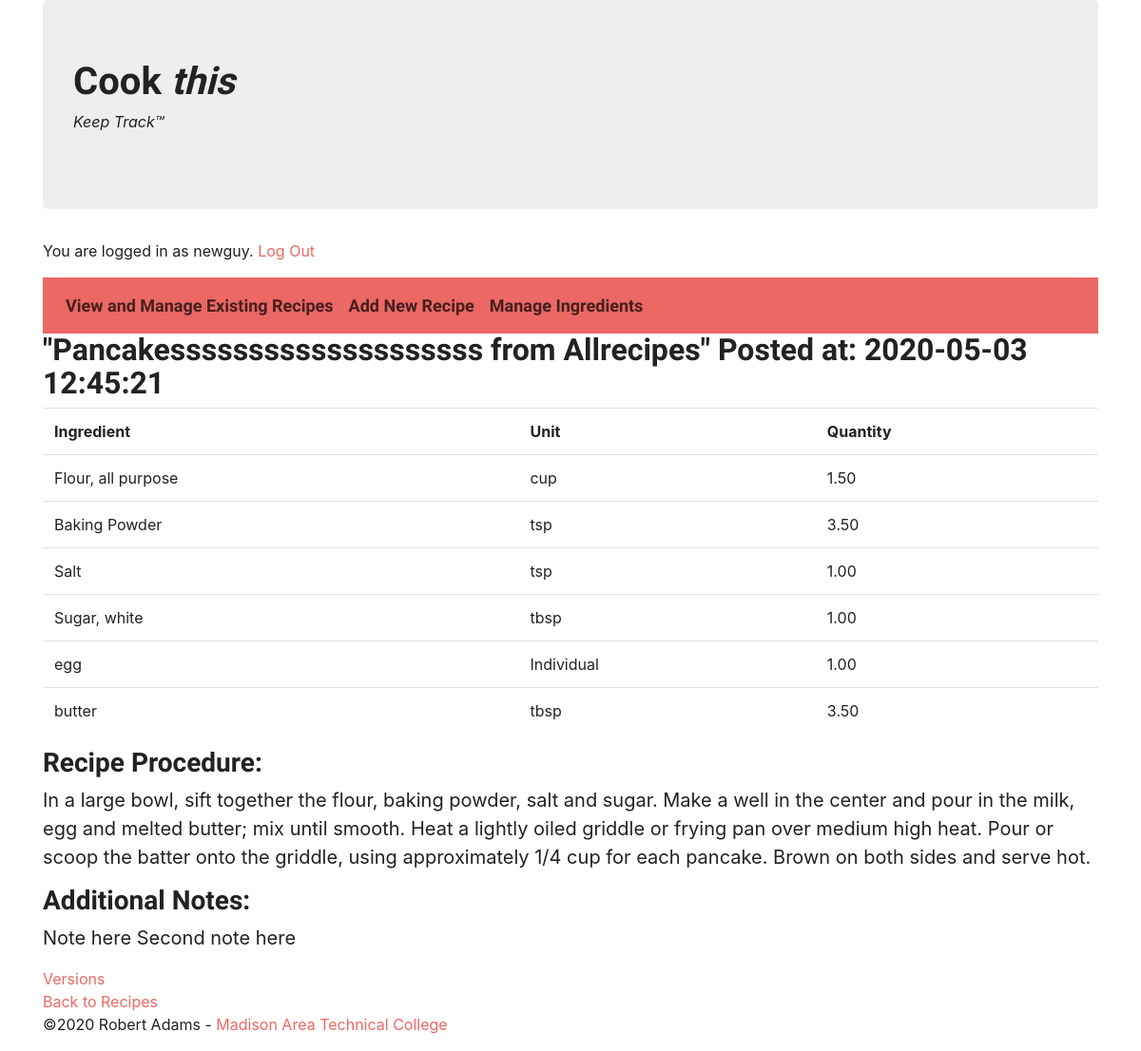
The app's page /viewRecipe.php?recipe_id=2&recipe_name=Pancakessssssssssssssssssss from Allrecipes&time_posted=2020-05-03 12:45:21 (signed in) with its own data.
### tables this page shows
CREATE TABLE `recipe_ingredients` (
  `recipe_ingredient_id` int(11) NOT NULL AUTO_INCREMENT,
  `ingredient_id` int(11) NOT NULL,
  `recipe_id` int(11) NOT NULL,
  `unit_id` int(11) NOT NULL,
  `ingredient_quantity` double(5,2) NOT NULL,
  PRIMARY KEY (`recipe_ingredient_id`,`ingredient_id`,`recipe_id`),
  KEY `recipe_ingredients_ingredients` (`ingredient_id`),
  KEY `recipe_ingredients_recipes` (`recipe_id`),
  KEY `recipe_ingredients_units` (`unit_id`),
  CONSTRAINT `recipe_ingredients_ingredients` FOREIGN KEY (`ingredient_id`) REFERENCES `ingredients` (`ingredient_id`) ON DELETE CASCADE,
  CONSTRAINT `recipe_ingredients_recipes` FOREIGN KEY (`recipe_id`) REFERENCES `recipes` (`recipe_id`) ON DELETE CASCADE,
  CONSTRAINT `recipe_ingredients_units` FOREIGN KEY (`unit_id`) REFERENCES `units` (`unit_id`)
);

CREATE TABLE `ingredients` (
  `ingredient_id` int(11) NOT NULL AUTO_INCREMENT,
  `user_id` int(11) NOT NULL,
  `ingredient_name` varchar(30) NOT NULL,
  PRIMARY KEY (`ingredient_id`),
  KEY `ingredients_users` (`user_id`),
  CONSTRAINT `ingredients_users` FOREIGN KEY (`user_id`) REFERENCES `users` (`user_id`)
);

CREATE TABLE `units` (
  `unit_id` int(11) NOT NULL AUTO_INCREMENT,
  `unit_name` varchar(20) NOT NULL,
  PRIMARY KEY (`unit_id`)
);

CREATE TABLE `recipes` (
  `recipe_id` int(11) NOT NULL AUTO_INCREMENT,
  `user_id` int(11) NOT NULL,
  `time_posted` datetime NOT NULL,
  `recipe_name` varchar(55) NOT NULL,
  `recipe_procedure` varchar(2500) NOT NULL,
  `notes` varchar(250) NOT NULL,
  PRIMARY KEY (`recipe_id`,`user_id`,`time_posted`),
  KEY `recipes_users` (`user_id`),
  CONSTRAINT `recipes_users` FOREIGN KEY (`user_id`) REFERENCES `users` (`user_id`)
);

### viewRecipe.php (the view)
<?php
    require_once('header.php');
    $user_id = $_SESSION['user_id'];
    $dbc = mysqli_connect(DB_HOST, DB_USER, DB_PASSWORD, DB_NAME)
                or die('Could not connect to db!');
    $recipe_id = $_GET['recipe_id'];
    $recipe_name = $_GET['recipe_name'];
    $time_posted = $_GET['time_posted'];
    $query = "SELECT i.ingredient_name, u.unit_name, ri.ingredient_quantity, r.time_posted "
            . "FROM ingredients as i "
            . "JOIN recipe_ingredients as ri ON i.ingredient_id = ri.ingredient_id "
            . "JOIN units as u ON u.unit_id = ri.unit_id "
            . "JOIN recipes as r ON r.recipe_id = ri.recipe_id "
            . "WHERE ri.ingredient_id = i.ingredient_id "
            . "AND ri.recipe_id = $recipe_id "
            . "AND r.user_id = $user_id";
    $result = mysqli_query($dbc, $query)
            or die('Could not query database');
    echo'<h2>"' . $recipe_name . '" Posted at: ' . $time_posted . '</h2>';
    echo'<table class="table table-hover"><tr><th>Ingredient</th><th>Unit</th><th>Quantity</th></tr>';
    while($row = mysqli_fetch_array($result))
    {
        $ingredient_name = $row['ingredient_name'];
        $unit_name = $row['unit_name'];
        $ingredient_quantity = $row['ingredient_quantity'];
        echo "<tr><td>$ingredient_name</td><td>$unit_name</td><td>$ingredient_quantity</td></tr>";
    }
    echo'</table>';
    $get_recipe_query = "SELECT recipe_procedure, notes "
        . "FROM recipes "
        . "WHERE recipe_id = " . $recipe_id;
    $recipe_results = mysqli_query($dbc, $get_recipe_query)
            or die('Could not get recipe info');
    while($row = mysqli_fetch_array($recipe_results))
    {
        echo'<h3>Recipe Procedure:</h3>';
        echo'<blockquote class="blockquote">' . $row['recipe_procedure'] . '</blockquote>';
        echo'<h3>Additional Notes:</h3>';
        echo'<blockquote class="blockquote">' . $row['notes'] . '</blockquote>';
    }
    echo'<a href="viewVersions.php?recipe_name=' . $recipe_name . '">Versions</a></br>';
    echo'<a href="recipes.php">Back to Recipes</a>';
    require_once('footer.php');
?>

### header.php (shortened to what this page needs)
<!DOCTYPE html>
<html lang="en">
    <head>
        <link href="https://stackpath.bootstrapcdn.com/bootswatch/4.4.1/journal/bootstrap.min.css" rel="stylesheet">
    </head>
    <div class="container">
    <body>
        <div class="jumbotron">
        <h1>Cook <em>this</em></h1>
        <p><em>Keep Track&trade;</em></p>
        </div>
<?php
    if (isset($_SESSION['user_id']) && isset($_COOKIE['user_id']))
    {
        echo'<p>You are logged in as ' . $_SESSION['username'] . '. <a href="logout.php">Log Out</a></p>';
        require_once('nav.php');
    }
?>

### nav.php
<nav class="navbar navbar-expand-lg navbar-light bg-primary">
    <div class="collapse navbar-collapse" id="navbarColor03">
    <ul class="navbar-nav mr-auto">
        <li class="nav-item">
        <a class="nav-link" href="recipes.php">View and Manage Existing Recipes</a>
        </li>
        <li class="nav-item">
        <a class="nav-link" href="addRecipe.php">Add New Recipe</a>
        </li>
        <li class="nav-item">
        <a class="nav-link" href="ingredients.php">Manage Ingredients</a>
        </li>
    </ul>
    </div>
</nav>

### footer.php
    </body>
    <footer>
        <p>&copy2020 Robert Adams - <a href="http://www.madisoncollege.edu">Madison Area Technical College</a></p>
    </footer>
</div>
</html>

### records on screen
recipe_ingredients: ingredient.ingredient_name "Flour, all purpose", unit.unit_name "cup", ingredient_quantity "1.50"
recipe_ingredients: ingredient.ingredient_name "Baking Powder", unit.unit_name "tsp", ingredient_quantity "3.50"
recipe_ingredients: ingredient.ingredient_name "Salt", unit.unit_name "tsp", ingredient_quantity "1.00"
recipe_ingredients: ingredient.ingredient_name "Sugar, white", unit.unit_name "tbsp", ingredient_quantity "1.00"
recipe_ingredients: ingredient.ingredient_name "egg", unit.unit_name "Individual", ingredient_quantity "1.00"
recipe_ingredients: ingredient.ingredient_name "butter", unit.unit_name "tbsp", ingredient_quantity "3.50"
recipes: recipe_procedure "In a large bowl, sift together the flour, baking powder, salt and sugar. Make a well in the center and pour in the milk, egg and melted butter; mix until smooth. Heat a lightly oiled griddle or frying pan over medium high heat. Pour or scoop the batter onto the griddle, using approximately 1/4 cup for each pancake. Brown on both sides and serve hot.", notes "Note here Second note here"

### other values on screen
$_SESSION['username'] "newguy"
$recipe_name "Pancakessssssssssssssssssss from Allrecipes"
$time_posted "2020-05-03 12:45:21"
